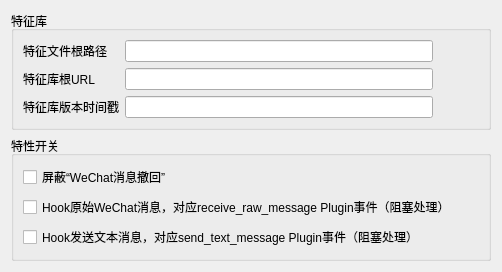
              <widget class="QWidget" name="scrollAreaFeatureContents">
               <property name="geometry">
                <rect>
                 <x>0</x>
                 <y>0</y>
                 <width>502</width>
                 <height>253</height>
                </rect>
               </property>
               <layout class="QVBoxLayout" name="verticalLayout_13">
                <item>
                 <widget class="QGroupBox" name="groupBoxFeatureLibrary">
                  <property name="title">
                   <string>特征库</string>
                  </property>
                  <layout class="QGridLayout" name="gridLayout_9">
                   <item row="1" column="1">
                    <widget class="QLineEdit" name="lineEditFeatureRepoRootURL">
                     <property name="whatsThis">
                      <string notr="true">FeatureRepoRootURL</string>
                     </property>
                     <property name="text">
                      <string notr="true"/>
                     </property>
                    </widget>
                   </item>
                   <item row="0" column="1">
                    <widget class="QLineEdit" name="lineEditFeaturePath">
                     <property name="text">
                      <string notr="true"/>
                     </property>
                     <property name="readOnly">
                      <bool>true</bool>
                     </property>
                    </widget>
                   </item>
                   <item row="1" column="0">
                    <widget class="QLabel" name="labelFeatureRepoRootURL">
                     <property name="text">
                      <string>特征库根URL</string>
                     </property>
                    </widget>
                   </item>
                   <item row="0" column="0">
                    <widget class="QLabel" name="labelFeaturePath">
                     <property name="text">
                      <string>特征文件根路径</string>
                     </property>
                    </widget>
                   </item>
                   <item row="2" column="0">
                    <widget class="QLabel" name="labelFeatureVersionTimestamp">
                     <property name="text">
                      <string>特征库版本时间戳</string>
                     </property>
                    </widget>
                   </item>
                   <item row="2" column="1">
                    <widget class="QLineEdit" name="lineEditFeatureVersionTimestamp">
                     <property name="text">
                      <string notr="true"/>
                     </property>
                     <property name="readOnly">
                      <bool>true</bool>
                     </property>
                    </widget>
                   </item>
                   <item row="0" column="2">
                    <widget class="QPushButton" name="btnVisitFeaturePath">
                     <property name="text">
                      <string/>
                     </property>
                     <property name="icon">
                      <iconset resource="../../../assets/wxbox.qrc">
                       <normaloff>:/image/visit.png</normaloff>:/image/visit.png</iconset>
                     </property>
                     <property name="flat">
                      <bool>true</bool>
                     </property>
                    </widget>
                   </item>
                   <item row="1" column="2">
                    <widget class="QPushButton" name="btnVisitFeatureRepoRootURL">
                     <property name="text">
                      <string/>
                     </property>
                     <property name="icon">
                      <iconset resource="../../../assets/wxbox.qrc">
                       <normaloff>:/image/visit.png</normaloff>:/image/visit.png</iconset>
                     </property>
                     <property name="flat">
                      <bool>true</bool>
                     </property>
                    </widget>
                   </item>
                  </layout>
                 </widget>
                </item>
                <item>
                 <widget class="QGroupBox" name="groupBoxFeatureSwitch">
                  <property name="title">
                   <string>特性开关</string>
                  </property>
                  <layout class="QGridLayout" name="gridLayout_10">
                   <item row="1" column="0">
                    <widget class="QCheckBox" name="checkBoxEnableRawMessageHook">
                     <property name="whatsThis">
                      <string notr="true">EnableRawMessageHook</string>
                     </property>
                     <property name="text">
                      <string>Hook原始WeChat消息，对应receive_raw_message Plugin事件（阻塞处理）</string>
                     </property>
                    </widget>
                   </item>
                   <item row="0" column="0">
                    <widget class="QCheckBox" name="checkBoxAvoidRevokeMessage">
                     <property name="whatsThis">
                      <string notr="true">AvoidRevokeMessage</string>
                     </property>
                     <property name="text">
                      <string>屏蔽“WeChat消息撤回”</string>
                     </property>
                    </widget>
                   </item>
                   <item row="2" column="0">
                    <widget class="QCheckBox" name="checkBoxEnableSendTextMessageHook">
                     <property name="whatsThis">
                      <string notr="true">EnableSendTextMessageHook</string>
                     </property>
                     <property name="text">
                      <string>Hook发送文本消息，对应send_text_message Plugin事件（阻塞处理）</string>
                     </property>
                    </widget>
                   </item>
                  </layout>
                 </widget>
                </item>
                <item>
                 <spacer name="verticalSpacer_3">
                  <property name="orientation">
                   <enum>Qt::Vertical</enum>
                  </property>
                  <property name="sizeHint" stdset="0">
                   <size>
                    <width>20</width>
                    <height>40</height>
                   </size>
                  </property>
                 </spacer>
                </item>
               </layout>
              </widget>
